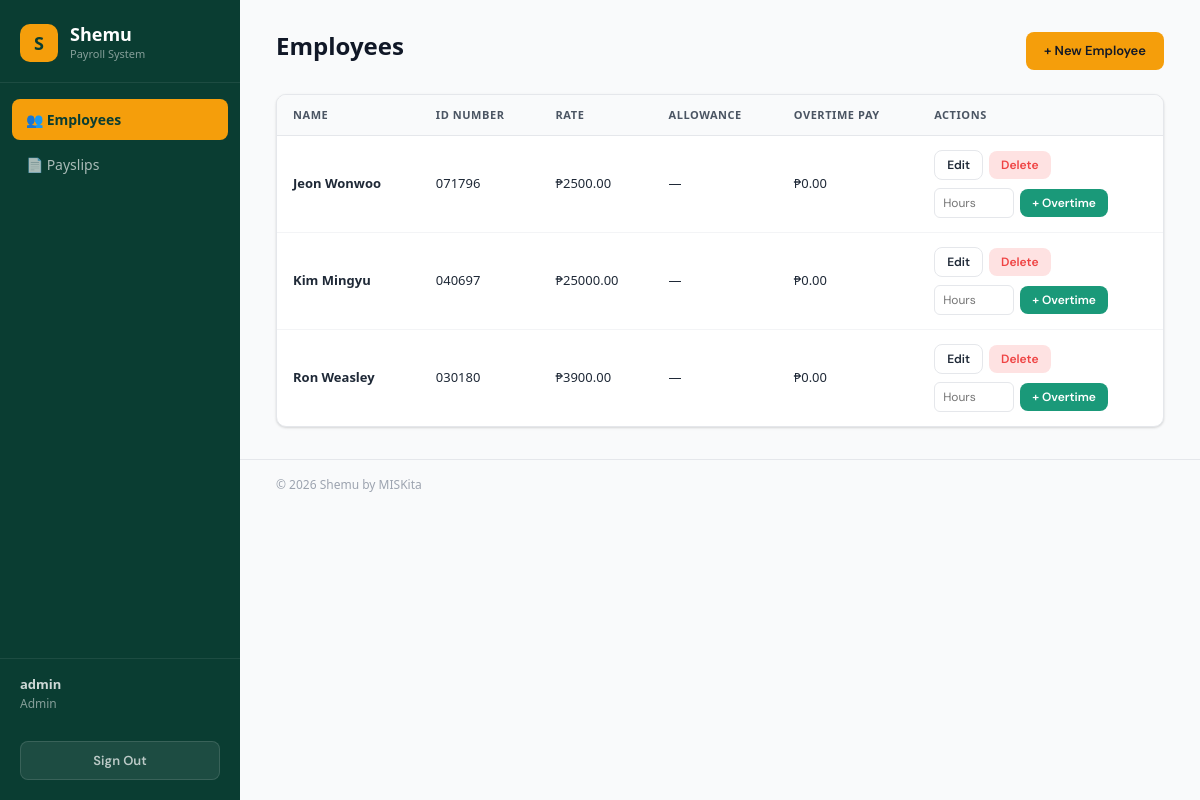
Page / (signed in) on the earlier database version.
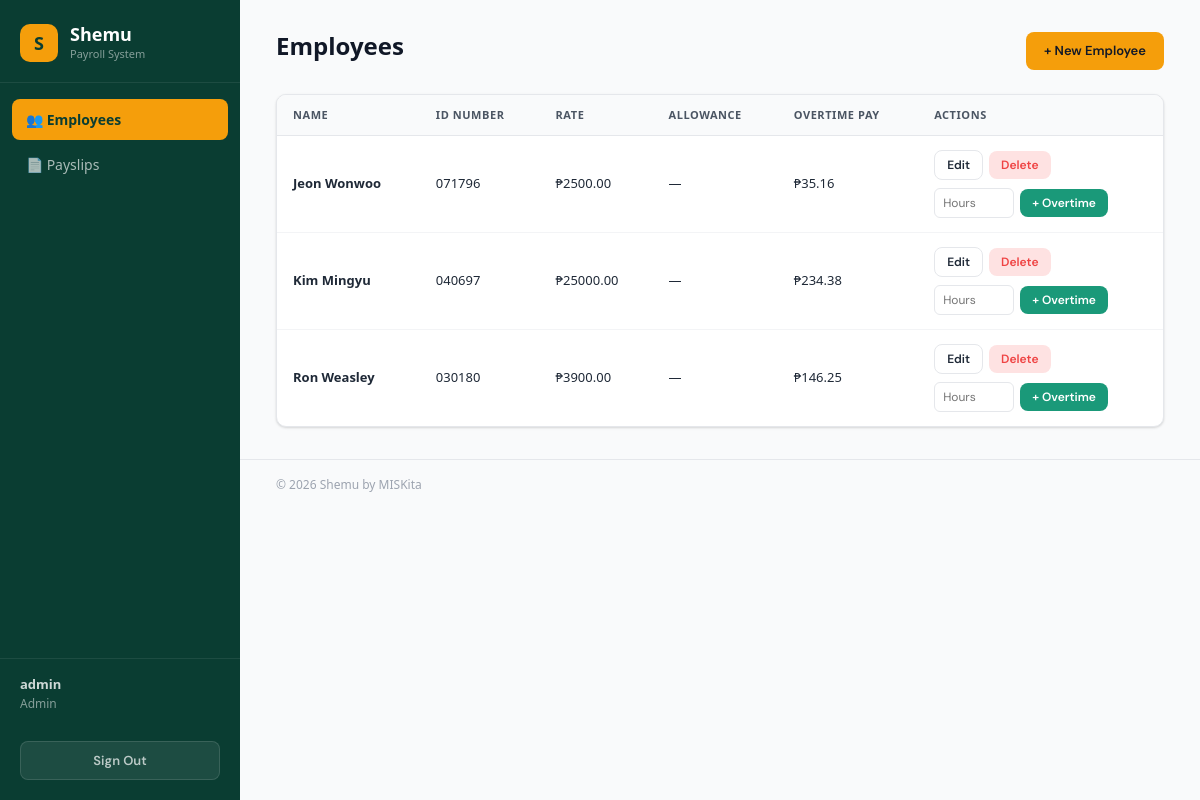
Same page on the later database version.
### payroll_app/models.py (models this page shows, shortened)
class Employee(models.Model):
    name         = models.CharField(max_length=200)
    id_number    = models.CharField(max_length=100, unique=True)
    rate         = models.FloatField()
    overtime_pay = models.FloatField(null=True, blank=True)
    allowance    = models.FloatField(null=True, blank=True)

### payroll_app/views.py (the view)
# urls.py: path("", views.employee_list, name="employee_list"),
@login_required
def employee_list(request):
    if not _admin_required(request):
        return redirect('payslip_list')
    employees = Employee.objects.all().order_by('name')
    return render(request, 'payroll_app/employee_list.html', {
        'employees': employees,
        'is_admin': _admin_required(request),
    })

### payroll_app/views.py (called while the page is built)
def _admin_required(request):
    return request.user.is_superuser or request.user.is_staff

### payroll_app/templates/payroll_app/employee_list.html (shortened to what this page needs)
{% extends 'payroll_app/base.html' %}
{% block content %}
<div class="page-header">
  <h1>Employees</h1>
  <a href="{% url 'employee_create' %}" class="btn btn-primary">+ New Employee</a>
</div>
<div class="page-content">
  <div class="table-wrap">
    <table>
      <thead>
        <tr>
          <th>Name</th>
          <th>ID Number</th>
          <th>Rate</th>
          <th>Allowance</th>
          <th>Overtime Pay</th>
          <th>Actions</th>
        </tr>
      </thead>
      <tbody>
        {% for emp in employees %}
        <tr>
          <td><strong>{{ emp.name }}</strong></td>
          <td>{{ emp.id_number }}</td>
          <td>₱{{ emp.rate|floatformat:2 }}</td>
          <td>{% if emp.allowance %}₱{{ emp.allowance|floatformat:2 }}{% else %}—{% endif %}</td>
          <td>₱{{ emp.overtime_pay|default:"0.00"|floatformat:2 }}</td>
          <td>
            <div class="actions-cell">
              <div class="action-row">
                <a href="{% url 'employee_update' emp.pk %}" class="btn btn-outline btn-sm">Edit</a>
                <form method="post" action="{% url 'employee_delete' emp.pk %}" style="display:inline;">
                  <button class="btn btn-danger btn-sm" type="submit"
                    onclick="return confirm('Delete {{ emp.name }}?')">Delete</button>
                </form>
              </div>
              <div class="action-row">
                <form method="post" action="{% url 'employee_overtime' emp.pk %}" style="display:flex;gap:6px;align-items:center;">
                  <input class="ot-input" type="number" name="overtime_hours" placeholder="Hours" min="0" step="0.5">
                  <button class="btn btn-teal btn-sm" type="submit">+ Overtime</button>
                </form>
              </div>
            </div>
          </td>
        </tr>
        {% empty %}
        <tr>
          <td colspan="6" style="text-align:center; color: var(--gray-400); padding: 32px;">
            No employees yet. Click <strong>+ New Employee</strong> to add one.
          </td>
        </tr>
        {% endfor %}
      </tbody>
    </table>
  </div>
</div>
{% endblock %}

Differences in the rows shown:
changed Employee "Jeon Wonwoo": overtime_pay "0.00" → "35.16"
changed Employee "Kim Mingyu": overtime_pay "0.00" → "234.38"
changed Employee "Ron Weasley": overtime_pay "0.00" → "146.25"
